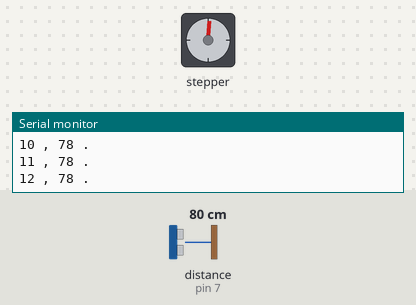
A sketch run on a simulated Arduino Uno, built with avr-gcc and run on an emulated ATmega328P. Parts: stepper motor, the last lines printed to the serial monitor. Wiring (inferred from the names in the program): ultrasonic range finder: trigger pin 8; echo pin 7. Inputs (shaded band) come from the test bench; at power-on: distance to the obstacle (sensor on pin 7) 80 cm. The echo pulse lasts 58.3 µs per cm; stepper angles assume 2048 steps per turn.

Above: at 1.2 s.
1.3 s: distance to the obstacle (sensor on pin 7) set to 4 cm
At 4.25 s:
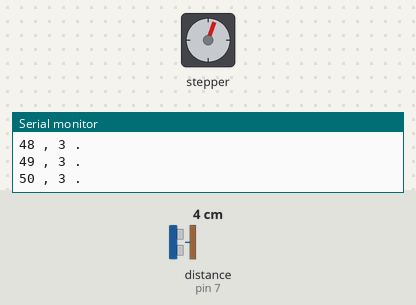
4.3 s: distance to the obstacle (sensor on pin 7) set to 2 cm
At 8.33 s:
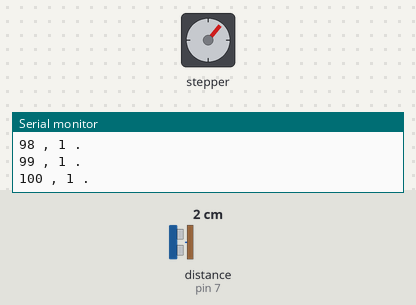
Timing chart, 0 to 22.2 s (numbered marks = the images above; inputs shaded):
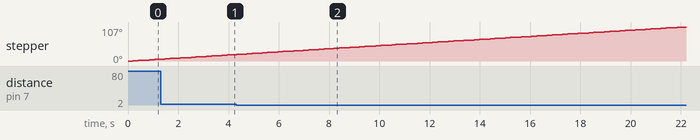

The sketch:

sketch_apr4a.ino
```cpp
#include <SoftwareSerial.h>
#include <Stepper.h>

const int trigPin = 8;
const int echoPin = 7;
long duracion;
int distancia;
int roundAngle;
int Angle;

SoftwareSerial radar(10, 11);
Stepper motor(2048, 3, 5, 4, 6);

int stepCont = 0;

void setup() {
// nothing to do
 pinMode(trigPin, OUTPUT);
 pinMode(echoPin, INPUT);
 Serial.begin(9600);
 radar.begin(9600);
}

void loop() {
  motor.setSpeed(1);
  motor.step(2);
  distancia = calcularDistancia();
  Angle = stepCont*0.883218842;
  roundAngle = (int)Angle;
  Serial.print(Angle);
  Serial.print(" , ");
  Serial.print(distancia);
  Serial.println(" . ");

  radar.print(Angle);
  radar.print(" , ");
  radar.print(distancia);
  radar.println(" . ");
  stepCont++;
  if (stepCont==408) {stepCont =0;}


}
  int calcularDistancia(){

    digitalWrite(trigPin, LOW);
    delayMicroseconds(2);
    digitalWrite(trigPin, HIGH);
    delayMicroseconds(10);
    digitalWrite(trigPin, LOW);
    duracion = pulseIn(echoPin, HIGH);
    distancia = duracion*0.034/2;

    return distancia;
  }
```
